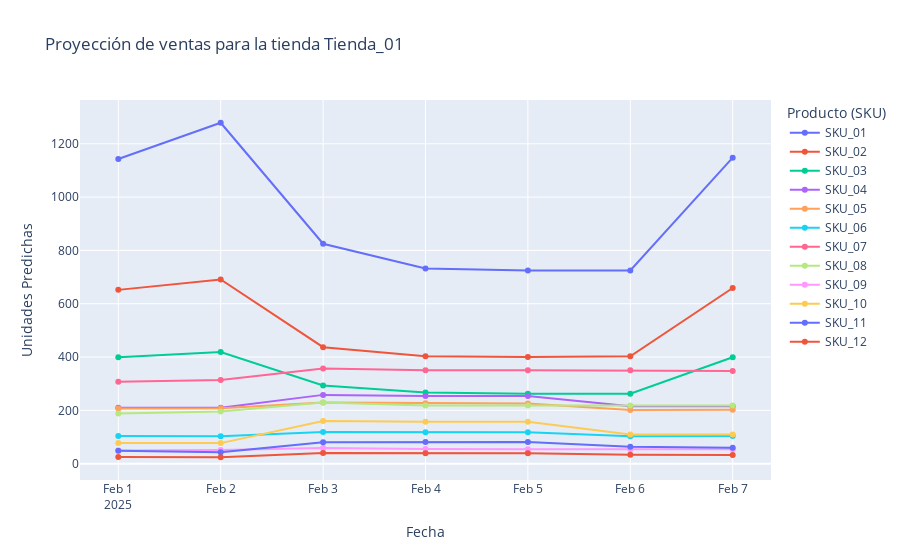

Here is the notebook cell this chart was saved with:
### Code cell
plot_forecast_por_tienda(df_forecasts, tienda_objetivo='Tienda_01')

### Figure 1 — Plotly figure (JSON) as saved in the notebook; plotly's stock layout.template omitted (floating-point values rounded to 4 significant figures)
{"data": [{"hovertemplate": "Producto (SKU)=SKU_01<br>Fecha=%{x}<br>Unidades Pronosticadas=%{y}<extra></extra>", "legendgroup": "SKU_01", "line": {"color": "#636efa", "dash": "solid"}, "marker": {"symbol": "circle"}, "mode": "lines+markers", "name": "SKU_01", "orientation": "v", "showlegend": true, "type": "scatter", "x": ["2025-02-01T00:00:00.000000000", "2025-02-02T00:00:00.000000000", "2025-02-03T00:00:00.000000000", "2025-02-04T00:00:00.000000000", "2025-02-05T00:00:00.000000000", "2025-02-06T00:00:00.000000000", "2025-02-07T00:00:00.000000000"], "xaxis": "x", "y": [1143, 1279, 825, 732, 725, 725, 1148], "yaxis": "y"}, {"hovertemplate": "Producto (SKU)=SKU_02<br>Fecha=%{x}<br>Unidades Pronosticadas=%{y}<extra></extra>", "legendgroup": "SKU_02", "line": {"color": "#EF553B", "dash": "solid"}, "marker": {"symbol": "circle"}, "mode": "lines+markers", "name": "SKU_02", "orientation": "v", "showlegend": true, "type": "scatter", "x": ["2025-02-01T00:00:00.000000000", "2025-02-02T00:00:00.000000000", "2025-02-03T00:00:00.000000000", "2025-02-04T00:00:00.000000000", "2025-02-05T00:00:00.000000000", "2025-02-06T00:00:00.000000000", "2025-02-07T00:00:00.000000000"], "xaxis": "x", "y": [652, 691, 437, 403, 400, 403, 659], "yaxis": "y"}, {"hovertemplate": "Producto (SKU)=SKU_03<br>Fecha=%{x}<br>Unidades Pronosticadas=%{y}<extra></extra>", "legendgroup": "SKU_03", "line": {"color": "#00cc96", "dash": "solid"}, "marker": {"symbol": "circle"}, "mode": "lines+markers", "name": "SKU_03", "orientation": "v", "showlegend": true, "type": "scatter", "x": ["2025-02-01T00:00:00.000000000", "2025-02-02T00:00:00.000000000", "2025-02-03T00:00:00.000000000", "2025-02-04T00:00:00.000000000", "2025-02-05T00:00:00.000000000", "2025-02-06T00:00:00.000000000", "2025-02-07T00:00:00.000000000"], "xaxis": "x", "y": [399, 419, 293, 267, 262, 262, 399], "yaxis": "y"}, {"hovertemplate": "Producto (SKU)=SKU_04<br>Fecha=%{x}<br>Unidades Pronosticadas=%{y}<extra></extra>", "legendgroup": "SKU_04", "line": {"color": "#ab63fa", "dash": "solid"}, "marker": {"symbol": "circle"}, "mode": "lines+markers", "name": "SKU_04", "orientation": "v", "showlegend": true, "type": "scatter", "x": ["2025-02-01T00:00:00.000000000", "2025-02-02T00:00:00.000000000", "2025-02-03T00:00:00.000000000", "2025-02-04T00:00:00.000000000", "2025-02-05T00:00:00.000000000", "2025-02-06T00:00:00.000000000", "2025-02-07T00:00:00.000000000"], "xaxis": "x", "y": [210, 210, 258, 254, 254, 215, 215], "yaxis": "y"}, {"hovertemplate": "Producto (SKU)=SKU_05<br>Fecha=%{x}<br>Unidades Pronosticadas=%{y}<extra></extra>", "legendgroup": "SKU_05", "line": {"color": "#FFA15A", "dash": "solid"}, "marker": {"symbol": "circle"}, "mode": "lines+markers", "name": "SKU_05", "orientation": "v", "showlegend": true, "type": "scatter", "x": ["2025-02-01T00:00:00.000000000", "2025-02-02T00:00:00.000000000", "2025-02-03T00:00:00.000000000", "2025-02-04T00:00:00.000000000", "2025-02-05T00:00:00.000000000", "2025-02-06T00:00:00.000000000", "2025-02-07T00:00:00.000000000"], "xaxis": "x", "y": [207, 208, 229, 227, 226, 201, 202], "yaxis": "y"}, {"hovertemplate": "Producto (SKU)=SKU_06<br>Fecha=%{x}<br>Unidades Pronosticadas=%{y}<extra></extra>", "legendgroup": "SKU_06", "line": {"color": "#19d3f3", "dash": "solid"}, "marker": {"symbol": "circle"}, "mode": "lines+markers", "name": "SKU_06", "orientation": "v", "showlegend": true, "type": "scatter", "x": ["2025-02-01T00:00:00.000000000", "2025-02-02T00:00:00.000000000", "2025-02-03T00:00:00.000000000", "2025-02-04T00:00:00.000000000", "2025-02-05T00:00:00.000000000", "2025-02-06T00:00:00.000000000", "2025-02-07T00:00:00.000000000"], "xaxis": "x", "y": [104, 103, 119, 118, 118, 103, 104], "yaxis": "y"}, {"hovertemplate": "Producto (SKU)=SKU_07<br>Fecha=%{x}<br>Unidades Pronosticadas=%{y}<extra></extra>", "legendgroup": "SKU_07", "line": {"color": "#FF6692", "dash": "solid"}, "marker": {"symbol": "circle"}, "mode": "lines+markers", "name": "SKU_07", "orientation": "v", "showlegend": true, "type": "scatter", "x": ["2025-02-01T00:00:00.000000000", "2025-02-02T00:00:00.000000000", "2025-02-03T00:00:00.000000000", "2025-02-04T00:00:00.000000000", "2025-02-05T00:00:00.000000000", "2025-02-06T00:00:00.000000000", "2025-02-07T00:00:00.000000000"], "xaxis": "x", "y": [307, 314, 357, 350, 350, 350, 348], "yaxis": "y"}, {"hovertemplate": "Producto (SKU)=SKU_08<br>Fecha=%{x}<br>Unidades Pronosticadas=%{y}<extra></extra>", "legendgroup": "SKU_08", "line": {"color": "#B6E880", "dash": "solid"}, "marker": {"symbol": "circle"}, "mode": "lines+markers", "name": "SKU_08", "orientation": "v", "showlegend": true, "type": "scatter", "x": ["2025-02-01T00:00:00.000000000", "2025-02-02T00:00:00.000000000", "2025-02-03T00:00:00.000000000", "2025-02-04T00:00:00.000000000", "2025-02-05T00:00:00.000000000", "2025-02-06T00:00:00.000000000", "2025-02-07T00:00:00.000000000"], "xaxis": "x", "y": [188, 196, 229, 218, 218, 218, 218], "yaxis": "y"}, {"hovertemplate": "Producto (SKU)=SKU_09<br>Fecha=%{x}<br>Unidades Pronosticadas=%{y}<extra></extra>", "legendgroup": "SKU_09", "line": {"color": "#FF97FF", "dash": "solid"}, "marker": {"symbol": "circle"}, "mode": "lines+markers", "name": "SKU_09", "orientation": "v", "showlegend": true, "type": "scatter", "x": ["2025-02-01T00:00:00.000000000", "2025-02-02T00:00:00.000000000", "2025-02-03T00:00:00.000000000", "2025-02-04T00:00:00.000000000", "2025-02-05T00:00:00.000000000", "2025-02-06T00:00:00.000000000", "2025-02-07T00:00:00.000000000"], "xaxis": "x", "y": [49, 51, 59, 55, 54, 54, 54], "yaxis": "y"}, {"hovertemplate": "Producto (SKU)=SKU_10<br>Fecha=%{x}<br>Unidades Pronosticadas=%{y}<extra></extra>", "legendgroup": "SKU_10", "line": {"color": "#FECB52", "dash": "solid"}, "marker": {"symbol": "circle"}, "mode": "lines+markers", "name": "SKU_10", "orientation": "v", "showlegend": true, "type": "scatter", "x": ["2025-02-01T00:00:00.000000000", "2025-02-02T00:00:00.000000000", "2025-02-03T00:00:00.000000000", "2025-02-04T00:00:00.000000000", "2025-02-05T00:00:00.000000000", "2025-02-06T00:00:00.000000000", "2025-02-07T00:00:00.000000000"], "xaxis": "x", "y": [77, 77, 160, 157, 157, 109, 109], "yaxis": "y"}, {"hovertemplate": "Producto (SKU)=SKU_11<br>Fecha=%{x}<br>Unidades Pronosticadas=%{y}<extra></extra>", "legendgroup": "SKU_11", "line": {"color": "#636efa", "dash": "solid"}, "marker": {"symbol": "circle"}, "mode": "lines+markers", "name": "SKU_11", "orientation": "v", "showlegend": true, "type": "scatter", "x": ["2025-02-01T00:00:00.000000000", "2025-02-02T00:00:00.000000000", "2025-02-03T00:00:00.000000000", "2025-02-04T00:00:00.000000000", "2025-02-05T00:00:00.000000000", "2025-02-06T00:00:00.000000000", "2025-02-07T00:00:00.000000000"], "xaxis": "x", "y": [48, 43, 80, 81, 81, 63, 60], "yaxis": "y"}, {"hovertemplate": "Producto (SKU)=SKU_12<br>Fecha=%{x}<br>Unidades Pronosticadas=%{y}<extra></extra>", "legendgroup": "SKU_12", "line": {"color": "#EF553B", "dash": "solid"}, "marker": {"symbol": "circle"}, "mode": "lines+markers", "name": "SKU_12", "orientation": "v", "showlegend": true, "type": "scatter", "x": ["2025-02-01T00:00:00.000000000", "2025-02-02T00:00:00.000000000", "2025-02-03T00:00:00.000000000", "2025-02-04T00:00:00.000000000", "2025-02-05T00:00:00.000000000", "2025-02-06T00:00:00.000000000", "2025-02-07T00:00:00.000000000"], "xaxis": "x", "y": [25, 24, 40, 39, 39, 33, 32], "yaxis": "y"}], "layout": {"legend": {"title": {"text": "Producto (SKU)"}, "tracegroupgap": 0}, "title": {"text": "Proyección de ventas para la tienda Tienda_01"}, "xaxis": {"anchor": "y", "domain": [0, 1], "title": {"text": "Fecha"}}, "yaxis": {"anchor": "x", "domain": [0, 1], "title": {"text": "Unidades Predichas"}}}}
